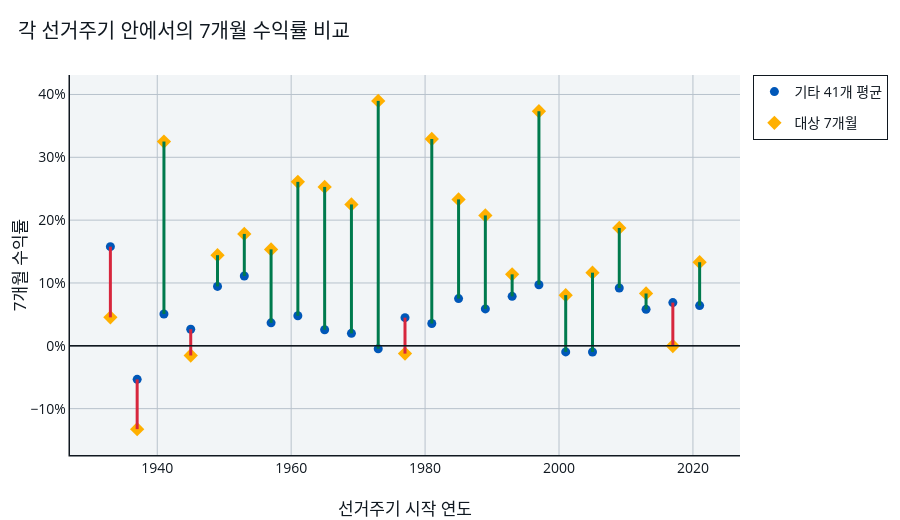

The cell this chart's notebook holds for it:
### Markdown cell above
## 4. 자기상관·겹침: 왜 보정이 필요한가

**맞습니다. 문제의 핵심은 자기상관과 겹침입니다.** ‘자기상관’은 오늘의 값과 바로 전 값이 서로 관계가 있는 현상입니다. 가격 수준은 원래 매우 강하게 이어지고, 수익률도 시장 상황이 이어질 수 있습니다. 더 직접적인 문제는 7개월 구간의 기계적인 겹침입니다. 예를 들어 `10월~4월`과 `11월~5월`은 6개월을 같이 쓰므로, 두 수익률은 독립적인 두 번의 실험이 아닙니다. 바로 위 표에서 한 달 수익률보다 ‘겹치는 7개월 구간’의 이웃 상관이 훨씬 크게 나오는 이유입니다.

그래서 41개 비교 구간을 표본 41개로 세면 안 됩니다. **선거주기 하나를 하나의 묶음(블록)** 으로 봅니다. 매 주기마다 ‘가설 구간 수익률 − 그 주기의 기타 41개 평균’을 하나만 계산합니다. 이 23개의 차이가 우리의 실제 비교 단위입니다.

이 설계는 1930년대의 시장 환경과 2010년대의 시장 환경처럼 서로 다른 시대를 같은 주기 안에서 비교하게 해 줍니다.

### Code cell
plot_data = cycle_table.sort_values('cycle_start_year')
fig = go.Figure()
for _, row in plot_data.iterrows():
    is_first_cycle = bool(row['cycle_start_year'] == plot_data['cycle_start_year'].min())
    color = COLORS['difference'] if row['초과수익'] >= 0 else COLORS['negative']
    fig.add_shape(type='line', x0=row['cycle_start_year'], x1=row['cycle_start_year'], y0=row['기타_7개월_평균수익률'] * 100, y1=row['대상_7개월_수익률'] * 100, line=dict(color=color, width=3))
    fig.add_trace(go.Scatter(x=[row['cycle_start_year']], y=[row['기타_7개월_평균수익률'] * 100], mode='markers', marker=dict(size=9, color=COLORS['other'], symbol='circle'), name='기타 41개 평균', legendgroup='other', showlegend=is_first_cycle, hovertemplate='%{x} 시작 주기<br>기타 평균: %{y:.1f}%<extra></extra>'))
    fig.add_trace(go.Scatter(x=[row['cycle_start_year']], y=[row['대상_7개월_수익률'] * 100], mode='markers', marker=dict(size=11, color=COLORS['target'], symbol='diamond'), name='가설 구간', legendgroup='target', showlegend=is_first_cycle, hovertemplate='%{x} 시작 주기<br>가설 구간: %{y:.1f}%<extra></extra>'))
fig.add_hline(y=0, line_color=COLORS['ink'], line_width=1.5)
fig.update_layout(title='각 선거주기 안에서의 7개월 수익률 비교', xaxis_title='선거주기 시작 연도', yaxis_title='7개월 수익률', hovermode='x unified')
fig.update_yaxes(ticksuffix='%')
high_contrast(fig, 520).show()

### Figure 1 — Plotly figure (JSON) as saved in the notebook; plotly's stock layout.template omitted (floating-point values rounded to 4 significant figures)
{"data": [{"hovertemplate": "%{x} 시작 주기<br>기타 평균: %{y:.1f}%<extra></extra>", "legendgroup": "other", "marker": {"color": "#0057B8", "size": 9, "symbol": "circle"}, "mode": "markers", "name": "기타 41개 평균", "showlegend": true, "type": "scatter", "x": [1933], "y": [15.78]}, {"hovertemplate": "%{x} 시작 주기<br>대상: %{y:.1f}%<extra></extra>", "legendgroup": "target", "marker": {"color": "#FFB000", "size": 11, "symbol": "diamond"}, "mode": "markers", "name": "대상 7개월", "showlegend": true, "type": "scatter", "x": [1933], "y": [4.53]}, {"hovertemplate": "%{x} 시작 주기<br>기타 평균: %{y:.1f}%<extra></extra>", "legendgroup": "other", "marker": {"color": "#0057B8", "size": 9, "symbol": "circle"}, "mode": "markers", "name": "기타 41개 평균", "showlegend": false, "type": "scatter", "x": [1937], "y": [-5.34]}, {"hovertemplate": "%{x} 시작 주기<br>대상: %{y:.1f}%<extra></extra>", "legendgroup": "target", "marker": {"color": "#FFB000", "size": 11, "symbol": "diamond"}, "mode": "markers", "name": "대상 7개월", "showlegend": false, "type": "scatter", "x": [1937], "y": [-13.26]}, {"hovertemplate": "%{x} 시작 주기<br>기타 평균: %{y:.1f}%<extra></extra>", "legendgroup": "other", "marker": {"color": "#0057B8", "size": 9, "symbol": "circle"}, "mode": "markers", "name": "기타 41개 평균", "showlegend": false, "type": "scatter", "x": [1941], "y": [5.059]}, {"hovertemplate": "%{x} 시작 주기<br>대상: %{y:.1f}%<extra></extra>", "legendgroup": "target", "marker": {"color": "#FFB000", "size": 11, "symbol": "diamond"}, "mode": "markers", "name": "대상 7개월", "showlegend": false, "type": "scatter", "x": [1941], "y": [32.51]}, {"hovertemplate": "%{x} 시작 주기<br>기타 평균: %{y:.1f}%<extra></extra>", "legendgroup": "other", "marker": {"color": "#0057B8", "size": 9, "symbol": "circle"}, "mode": "markers", "name": "기타 41개 평균", "showlegend": false, "type": "scatter", "x": [1945], "y": [2.636]}, {"hovertemplate": "%{x} 시작 주기<br>대상: %{y:.1f}%<extra></extra>", "legendgroup": "target", "marker": {"color": "#FFB000", "size": 11, "symbol": "diamond"}, "mode": "markers", "name": "대상 7개월", "showlegend": false, "type": "scatter", "x": [1945], "y": [-1.542]}, {"hovertemplate": "%{x} 시작 주기<br>기타 평균: %{y:.1f}%<extra></extra>", "legendgroup": "other", "marker": {"color": "#0057B8", "size": 9, "symbol": "circle"}, "mode": "markers", "name": "기타 41개 평균", "showlegend": false, "type": "scatter", "x": [1949], "y": [9.453]}, {"hovertemplate": "%{x} 시작 주기<br>대상: %{y:.1f}%<extra></extra>", "legendgroup": "target", "marker": {"color": "#FFB000", "size": 11, "symbol": "diamond"}, "mode": "markers", "name": "대상 7개월", "showlegend": false, "type": "scatter", "x": [1949], "y": [14.42]}, {"hovertemplate": "%{x} 시작 주기<br>기타 평균: %{y:.1f}%<extra></extra>", "legendgroup": "other", "marker": {"color": "#0057B8", "size": 9, "symbol": "circle"}, "mode": "markers", "name": "기타 41개 평균", "showlegend": false, "type": "scatter", "x": [1953], "y": [11.1]}, {"hovertemplate": "%{x} 시작 주기<br>대상: %{y:.1f}%<extra></extra>", "legendgroup": "target", "marker": {"color": "#FFB000", "size": 11, "symbol": "diamond"}, "mode": "markers", "name": "대상 7개월", "showlegend": false, "type": "scatter", "x": [1953], "y": [17.81]}, {"hovertemplate": "%{x} 시작 주기<br>기타 평균: %{y:.1f}%<extra></extra>", "legendgroup": "other", "marker": {"color": "#0057B8", "size": 9, "symbol": "circle"}, "mode": "markers", "name": "기타 41개 평균", "showlegend": false, "type": "scatter", "x": [1957], "y": [3.653]}, {"hovertemplate": "%{x} 시작 주기<br>대상: %{y:.1f}%<extra></extra>", "legendgroup": "target", "marker": {"color": "#FFB000", "size": 11, "symbol": "diamond"}, "mode": "markers", "name": "대상 7개월", "showlegend": false, "type": "scatter", "x": [1957], "y": [15.35]}, {"hovertemplate": "%{x} 시작 주기<br>기타 평균: %{y:.1f}%<extra></extra>", "legendgroup": "other", "marker": {"color": "#0057B8", "size": 9, "symbol": "circle"}, "mode": "markers", "name": "기타 41개 평균", "showlegend": false, "type": "scatter", "x": [1961], "y": [4.779]}, {"hovertemplate": "%{x} 시작 주기<br>대상: %{y:.1f}%<extra></extra>", "legendgroup": "target", "marker": {"color": "#FFB000", "size": 11, "symbol": "diamond"}, "mode": "markers", "name": "대상 7개월", "showlegend": false, "type": "scatter", "x": [1961], "y": [26.09]}, {"hovertemplate": "%{x} 시작 주기<br>기타 평균: %{y:.1f}%<extra></extra>", "legendgroup": "other", "marker": {"color": "#0057B8", "size": 9, "symbol": "circle"}, "mode": "markers", "name": "기타 41개 평균", "showlegend": false, "type": "scatter", "x": [1965], "y": [2.561]}, {"hovertemplate": "%{x} 시작 주기<br>대상: %{y:.1f}%<extra></extra>", "legendgroup": "target", "marker": {"color": "#FFB000", "size": 11, "symbol": "diamond"}, "mode": "markers", "name": "대상 7개월", "showlegend": false, "type": "scatter", "x": [1965], "y": [25.29]}, {"hovertemplate": "%{x} 시작 주기<br>기타 평균: %{y:.1f}%<extra></extra>", "legendgroup": "other", "marker": {"color": "#0057B8", "size": 9, "symbol": "circle"}, "mode": "markers", "name": "기타 41개 평균", "showlegend": false, "type": "scatter", "x": [1969], "y": [1.981]}, {"hovertemplate": "%{x} 시작 주기<br>대상: %{y:.1f}%<extra></extra>", "legendgroup": "target", "marker": {"color": "#FFB000", "size": 11, "symbol": "diamond"}, "mode": "markers", "name": "대상 7개월", "showlegend": false, "type": "scatter", "x": [1969], "y": [22.5]}, {"hovertemplate": "%{x} 시작 주기<br>기타 평균: %{y:.1f}%<extra></extra>", "legendgroup": "other", "marker": {"color": "#0057B8", "size": 9, "symbol": "circle"}, "mode": "markers", "name": "기타 41개 평균", "showlegend": false, "type": "scatter", "x": [1973], "y": [-0.4634]}, {"hovertemplate": "%{x} 시작 주기<br>대상: %{y:.1f}%<extra></extra>", "legendgroup": "target", "marker": {"color": "#FFB000", "size": 11, "symbol": "diamond"}, "mode": "markers", "name": "대상 7개월", "showlegend": false, "type": "scatter", "x": [1973], "y": [38.98]}, {"hovertemplate": "%{x} 시작 주기<br>기타 평균: %{y:.1f}%<extra></extra>", "legendgroup": "other", "marker": {"color": "#0057B8", "size": 9, "symbol": "circle"}, "mode": "markers", "name": "기타 41개 평균", "showlegend": false, "type": "scatter", "x": [1977], "y": [4.485]}, {"hovertemplate": "%{x} 시작 주기<br>대상: %{y:.1f}%<extra></extra>", "legendgroup": "target", "marker": {"color": "#FFB000", "size": 11, "symbol": "diamond"}, "mode": "markers", "name": "대상 7개월", "showlegend": false, "type": "scatter", "x": [1977], "y": [-1.243]}, {"hovertemplate": "%{x} 시작 주기<br>기타 평균: %{y:.1f}%<extra></extra>", "legendgroup": "other", "marker": {"color": "#0057B8", "size": 9, "symbol": "circle"}, "mode": "markers", "name": "기타 41개 평균", "showlegend": false, "type": "scatter", "x": [1981], "y": [3.544]}, {"hovertemplate": "%{x} 시작 주기<br>대상: %{y:.1f}%<extra></extra>", "legendgroup": "target", "marker": {"color": "#FFB000", "size": 11, "symbol": "diamond"}, "mode": "markers", "name": "대상 7개월", "showlegend": false, "type": "scatter", "x": [1981], "y": [32.91]}, {"hovertemplate": "%{x} 시작 주기<br>기타 평균: %{y:.1f}%<extra></extra>", "legendgroup": "other", "marker": {"color": "#0057B8", "size": 9, "symbol": "circle"}, "mode": "markers", "name": "기타 41개 평균", "showlegend": false, "type": "scatter", "x": [1985], "y": [7.513]}, {"hovertemplate": "%{x} 시작 주기<br>대상: %{y:.1f}%<extra></extra>", "legendgroup": "target", "marker": {"color": "#FFB000", "size": 11, "symbol": "diamond"}, "mode": "markers", "name": "대상 7개월", "showlegend": false, "type": "scatter", "x": [1985], "y": [23.3]}, {"hovertemplate": "%{x} 시작 주기<br>기타 평균: %{y:.1f}%<extra></extra>", "legendgroup": "other", "marker": {"color": "#0057B8", "size": 9, "symbol": "circle"}, "mode": "markers", "name": "기타 41개 평균", "showlegend": false, "type": "scatter", "x": [1989], "y": [5.872]}, {"hovertemplate": "%{x} 시작 주기<br>대상: %{y:.1f}%<extra></extra>", "legendgroup": "target", "marker": {"color": "#FFB000", "size": 11, "symbol": "diamond"}, "mode": "markers", "name": "대상 7개월", "showlegend": false, "type": "scatter", "x": [1989], "y": [20.75]}, {"hovertemplate": "%{x} 시작 주기<br>기타 평균: %{y:.1f}%<extra></extra>", "legendgroup": "other", "marker": {"color": "#0057B8", "size": 9, "symbol": "circle"}, "mode": "markers", "name": "기타 41개 평균", "showlegend": false, "type": "scatter", "x": [1993], "y": [7.869]}, {"hovertemplate": "%{x} 시작 주기<br>대상: %{y:.1f}%<extra></extra>", "legendgroup": "target", "marker": {"color": "#FFB000", "size": 11, "symbol": "diamond"}, "mode": "markers", "name": "대상 7개월", "showlegend": false, "type": "scatter", "x": [1993], "y": [11.37]}, {"hovertemplate": "%{x} 시작 주기<br>기타 평균: %{y:.1f}%<extra></extra>", "legendgroup": "other", "marker": {"color": "#0057B8", "size": 9, "symbol": "circle"}, "mode": "markers", "name": "기타 41개 평균", "showlegend": false, "type": "scatter", "x": [1997], "y": [9.714]}, {"hovertemplate": "%{x} 시작 주기<br>대상: %{y:.1f}%<extra></extra>", "legendgroup": "target", "marker": {"color": "#FFB000", "size": 11, "symbol": "diamond"}, "mode": "markers", "name": "대상 7개월", "showlegend": false, "type": "scatter", "x": [1997], "y": [37.33]}, {"hovertemplate": "%{x} 시작 주기<br>기타 평균: %{y:.1f}%<extra></extra>", "legendgroup": "other", "marker": {"color": "#0057B8", "size": 9, "symbol": "circle"}, "mode": "markers", "name": "기타 41개 평균", "showlegend": false, "type": "scatter", "x": [2001], "y": [-0.9662]}, {"hovertemplate": "%{x} 시작 주기<br>대상: %{y:.1f}%<extra></extra>", "legendgroup": "target", "marker": {"color": "#FFB000", "size": 11, "symbol": "diamond"}, "mode": "markers", "name": "대상 7개월", "showlegend": false, "type": "scatter", "x": [2001], "y": [8.066]}, {"hovertemplate": "%{x} 시작 주기<br>기타 평균: %{y:.1f}%<extra></extra>", "legendgroup": "other", "marker": {"color": "#0057B8", "size": 9, "symbol": "circle"}, "mode": "markers", "name": "기타 41개 평균", "showlegend": false, "type": "scatter", "x": [2005], "y": [-0.9784]}, {"hovertemplate": "%{x} 시작 주기<br>대상: %{y:.1f}%<extra></extra>", "legendgroup": "target", "marker": {"color": "#FFB000", "size": 11, "symbol": "diamond"}, "mode": "markers", "name": "대상 7개월", "showlegend": false, "type": "scatter", "x": [2005], "y": [11.64]}, {"hovertemplate": "%{x} 시작 주기<br>기타 평균: %{y:.1f}%<extra></extra>", "legendgroup": "other", "marker": {"color": "#0057B8", "size": 9, "symbol": "circle"}, "mode": "markers", "name": "기타 41개 평균", "showlegend": false, "type": "scatter", "x": [2009], "y": [9.199]}, {"hovertemplate": "%{x} 시작 주기<br>대상: %{y:.1f}%<extra></extra>", "legendgroup": "target", "marker": {"color": "#FFB000", "size": 11, "symbol": "diamond"}, "mode": "markers", "name": "대상 7개월", "showlegend": false, "type": "scatter", "x": [2009], "y": [18.76]}, {"hovertemplate": "%{x} 시작 주기<br>기타 평균: %{y:.1f}%<extra></extra>", "legendgroup": "other", "marker": {"color": "#0057B8", "size": 9, "symbol": "circle"}, "mode": "markers", "name": "기타 41개 평균", "showlegend": false, "type": "scatter", "x": [2013], "y": [5.8]}, {"hovertemplate": "%{x} 시작 주기<br>대상: %{y:.1f}%<extra></extra>", "legendgroup": "target", "marker": {"color": "#FFB000", "size": 11, "symbol": "diamond"}, "mode": "markers", "name": "대상 7개월", "showlegend": false, "type": "scatter", "x": [2013], "y": [8.331]}, {"hovertemplate": "%{x} 시작 주기<br>기타 평균: %{y:.1f}%<extra></extra>", "legendgroup": "other", "marker": {"color": "#0057B8", "size": 9, "symbol": "circle"}, "mode": "markers", "name": "기타 41개 평균", "showlegend": false, "type": "scatter", "x": [2017], "y": [6.877]}, {"hovertemplate": "%{x} 시작 주기<br>대상: %{y:.1f}%<extra></extra>", "legendgroup": "target", "marker": {"color": "#FFB000", "size": 11, "symbol": "diamond"}, "mode": "markers", "name": "대상 7개월", "showlegend": false, "type": "scatter", "x": [2017], "y": [-0.02941]}, {"hovertemplate": "%{x} 시작 주기<br>기타 평균: %{y:.1f}%<extra></extra>", "legendgroup": "other", "marker": {"color": "#0057B8", "size": 9, "symbol": "circle"}, "mode": "markers", "name": "기타 41개 평균", "showlegend": false, "type": "scatter", "x": [2021], "y": [6.406]}, {"hovertemplate": "%{x} 시작 주기<br>대상: %{y:.1f}%<extra></extra>", "legendgroup": "target", "marker": {"color": "#FFB000", "size": 11, "symbol": "diamond"}, "mode": "markers", "name": "대상 7개월", "showlegend": false, "type": "scatter", "x": [2021], "y": [13.31]}], "layout": {"font": {"color": "#101820", "size": 14}, "height": 520, "hoverlabel": {"bgcolor": "#101820", "font": {"color": "white", "size": 13}}, "hovermode": "x unified", "legend": {"bgcolor": "rgba(255,255,255,0.92)", "bordercolor": "#101820", "borderwidth": 1}, "margin": {"b": 65, "l": 70, "r": 35, "t": 75}, "paper_bgcolor": "#FFFFFF", "plot_bgcolor": "#F2F5F7", "shapes": [{"line": {"color": "#D7263D", "width": 3}, "type": "line", "x0": 1933, "x1": 1933, "y0": 15.78, "y1": 4.53}, {"line": {"color": "#D7263D", "width": 3}, "type": "line", "x0": 1937, "x1": 1937, "y0": -5.34, "y1": -13.26}, {"line": {"color": "#007A4D", "width": 3}, "type": "line", "x0": 1941, "x1": 1941, "y0": 5.059, "y1": 32.51}, {"line": {"color": "#D7263D", "width": 3}, "type": "line", "x0": 1945, "x1": 1945, "y0": 2.636, "y1": -1.542}, {"line": {"color": "#007A4D", "width": 3}, "type": "line", "x0": 1949, "x1": 1949, "y0": 9.453, "y1": 14.42}, {"line": {"color": "#007A4D", "width": 3}, "type": "line", "x0": 1953, "x1": 1953, "y0": 11.1, "y1": 17.81}, {"line": {"color": "#007A4D", "width": 3}, "type": "line", "x0": 1957, "x1": 1957, "y0": 3.653, "y1": 15.35}, {"line": {"color": "#007A4D", "width": 3}, "type": "line", "x0": 1961, "x1": 1961, "y0": 4.779, "y1": 26.09}, {"line": {"color": "#007A4D", "width": 3}, "type": "line", "x0": 1965, "x1": 1965, "y0": 2.561, "y1": 25.29}, {"line": {"color": "#007A4D", "width": 3}, "type": "line", "x0": 1969, "x1": 1969, "y0": 1.981, "y1": 22.5}, {"line": {"color": "#007A4D", "width": 3}, "type": "line", "x0": 1973, "x1": 1973, "y0": -0.4634, "y1": 38.98}, {"line": {"color": "#D7263D", "width": 3}, "type": "line", "x0": 1977, "x1": 1977, "y0": 4.485, "y1": -1.243}, {"line": {"color": "#007A4D", "width": 3}, "type": "line", "x0": 1981, "x1": 1981, "y0": 3.544, "y1": 32.91}, {"line": {"color": "#007A4D", "width": 3}, "type": "line", "x0": 1985, "x1": 1985, "y0": 7.513, "y1": 23.3}, {"line": {"color": "#007A4D", "width": 3}, "type": "line", "x0": 1989, "x1": 1989, "y0": 5.872, "y1": 20.75}, {"line": {"color": "#007A4D", "width": 3}, "type": "line", "x0": 1993, "x1": 1993, "y0": 7.869, "y1": 11.37}, {"line": {"color": "#007A4D", "width": 3}, "type": "line", "x0": 1997, "x1": 1997, "y0": 9.714, "y1": 37.33}, {"line": {"color": "#007A4D", "width": 3}, "type": "line", "x0": 2001, "x1": 2001, "y0": -0.9662, "y1": 8.066}, {"line": {"color": "#007A4D", "width": 3}, "type": "line", "x0": 2005, "x1": 2005, "y0": -0.9784, "y1": 11.64}, {"line": {"color": "#007A4D", "width": 3}, "type": "line", "x0": 2009, "x1": 2009, "y0": 9.199, "y1": 18.76}, {"line": {"color": "#007A4D", "width": 3}, "type": "line", "x0": 2013, "x1": 2013, "y0": 5.8, "y1": 8.331}, {"line": {"color": "#D7263D", "width": 3}, "type": "line", "x0": 2017, "x1": 2017, "y0": 6.877, "y1": -0.02941}, {"line": {"color": "#007A4D", "width": 3}, "type": "line", "x0": 2021, "x1": 2021, "y0": 6.406, "y1": 13.31}, {"line": {"color": "#101820", "width": 1.5}, "type": "line", "x0": 0, "x1": 1, "xref": "x domain", "y0": 0, "y1": 0, "yref": "y"}], "title": {"font": {"color": "#101820", "size": 20}, "text": "각 선거주기 안에서의 7개월 수익률 비교", "x": 0.02, "xanchor": "left"}, "xaxis": {"gridcolor": "#B8C2CC", "linecolor": "#101820", "linewidth": 1.5, "showline": true, "title": {"text": "선거주기 시작 연도"}, "zeroline": false}, "yaxis": {"gridcolor": "#B8C2CC", "linecolor": "#101820", "linewidth": 1.5, "showline": true, "ticksuffix": "%", "title": {"text": "7개월 수익률"}, "zerolinecolor": "#101820"}}}
